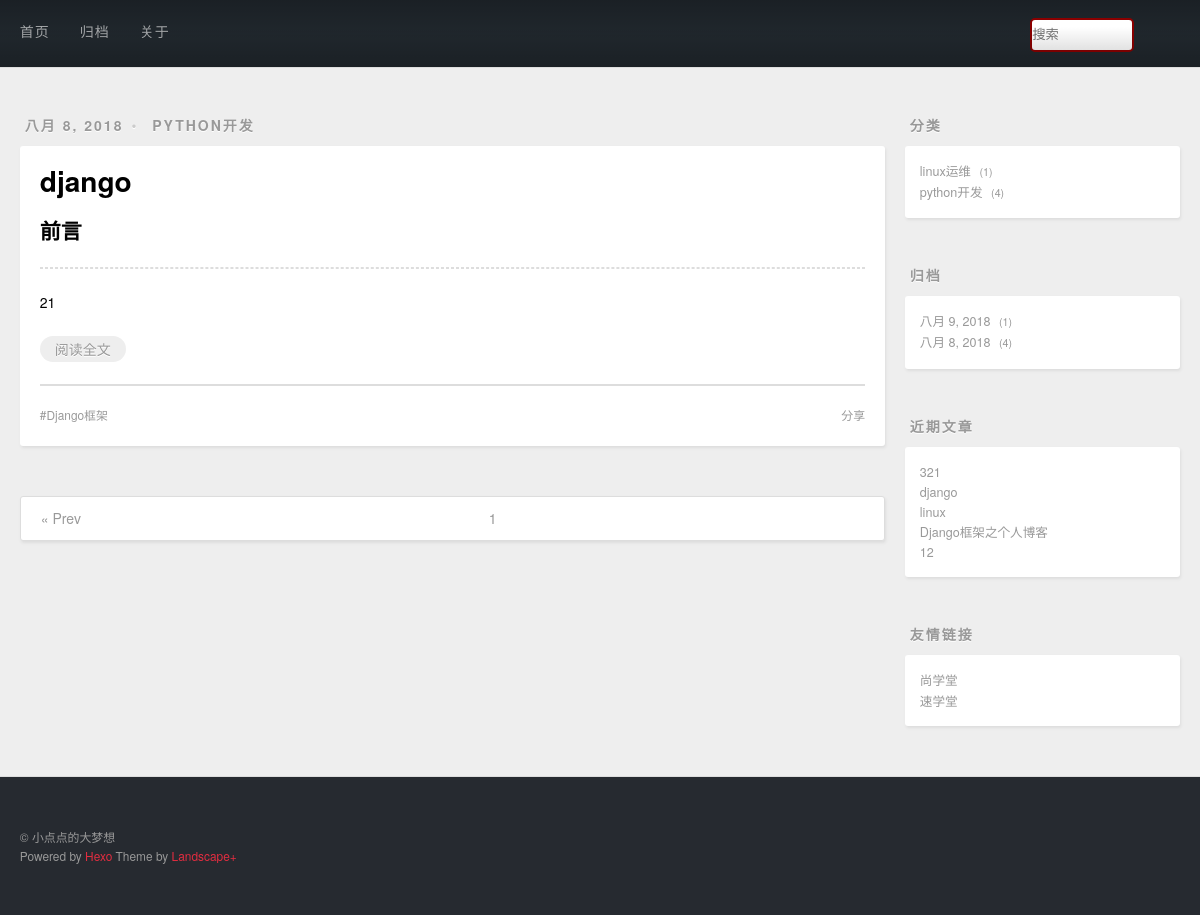
/page/2, run on the app's committed database.
### post/models.py (models this page shows, shortened)
class Post(models.Model):
    title = models.CharField(max_length=20)
    desc = RichTextUploadingField()
    content = models.TextField()
    created = models.DateField(auto_now_add=True)
    modified = models.DateTimeField(auto_now=True)
    category = models.ForeignKey(Category)
    tags = models.ManyToManyField(Tag)
    @staticmethod
    def get_posts_by_page(num,per_page = 1):
        num = int(num)
        pagintor = Paginator(Post.objects.order_by('-modified').all(),per_page)
        if num<1:
            num = 1
        if num>pagintor.num_pages:
            num = pagintor.num_pages
        page = pagintor.page(num)
        pervious =2
        last = 2
        if num<=pervious:
            start = 1
            end = last+pervious+1
        if num >pervious:
            start = num-pervious+1
            end = num+last+1
        if end>pagintor.num_pages:
            min = end - pagintor.num_pages
            end = pagintor.num_pages
            start -= min
            if start<=1:
                start =1
        return (page,range(start,end))

class Category(models.Model):
    name = models.CharField(max_length=20,unique=True)
    def __str__(self):
        return self.name

class Tag(models.Model):
    name = models.CharField(max_length=20,unique=True)
    def __str__(self):
        return self.name

### post/views.py (the view)
# urls.py: url(r'^page/(\d+)$',views.index),
def index(request,num = '1'):
    page,page_range= Post.get_posts_by_page(num,4)
    return render(request,'index.html',context={'page':page,'page_range':page_range})

### post/contextprocessors.py (called while the page is built)
def slider_context_processors(request):
    context = {}
    context['category']=Post.objects.values('category','category__name').annotate(count = Count('*'))
    context['archive']=Post.objects.values('created').annotate(count = Count('*')).order_by('-created')
    context['recent']=Post.objects.order_by('-created').all()[:5]
    return context

### post/templatetags/custommark.py (called while the page is built)
@register.filter
def mark(value):
    return markdown.markdown(value)

### post/templates/index.html (shortened to what this page needs)
{%  extends 'base.html' %}
{% load custommark %}
{% block main %}
    {% for post in page.object_list %}
        <article class="article article-type-post">
            <div class="article-meta">
                <a class="article-date">
                    <time>{{post.created|date}}</time>
                </a>
                <div class="article-category">
                    <a class="article-category-link" href="#" target="_blank">{{post.category}}</a>
                </div>
            </div>
            <div class="article-inner">
                <header class="article-header">
                    <h1 itemprop="name">
                        <a class="article-title" href="#" target="_blank">{{post.title}}</a>
                    </h1>
                </header>
                <div class="article-entry" itemprop="articleBody">
                    <h2>前言</h2>
                    <hr>
                    {{ post.desc|mark|safe }}
                    <p class="article-more-link">
                        <a href="/post/details/{{ post.id }}" target="_blank">阅读全文</a>
                    </p>
                </div>
                <footer class="article-footer">
                    <a data-url="存放文章的url" class="article-share-link">分享</a>
                    <ul class="article-tag-list">
                        {% for tag in post.tags.all %}
                            <li class="article-tag-list-item">
                            <a class="article-tag-list-link" href="#">{{ tag }}</a>
                             </li>
                        {% endfor %}
                    </ul>
                </footer>
            </div>
        </article>
  {% endfor %}
    <nav id="page-nav">
            {% if page.has_previous %}
             <a class="extend prev" rel="next" href="/page/{{ page.previous_page_number }}">« Prev</a>
            {% endif %}
              {% for p in page_range %}
              {% if p == page.number %}
              <span class="page-number current">{{ p }}</span>
              {% else  %}
                  <a class="page-number" href="/page/{{ p }}">{{ p }}</a>
              {% endif %}
              {% endfor %}
    </nav>
{% endblock main %}

### templates/slider.html
<aside id="sidebar">
  <div class="widget-wrap">
    <h3 class="widget-title">分类</h3>
    <div class="widget">
      <ul class="category-list">
          {% for cate in category %}
              <a class="category-list-link" href="/category/{{ cate.category }}">{{ cate.category__name }}</a>
              <span class="category-list-count">{{ cate.count }}</span>
      </ul>
        {% endfor %}
      </div>
  </div>
  <div class="widget-wrap">
    <h3 class="widget-title">归档</h3>
    <div class="widget">
      <ul class="archive-list">
          {% for arch in archive %}
              <a class="archive-list-link" href="/archive/{{ arch.created.year }}/{{ arch.created.month }}/{{ arch.created.day }}">{{ arch.created|date }}</a>
              <span class="archive-list-count">{{ arch.count }}</span>
      </ul>
        {% endfor %}
    </div>
  </div>
  <div class="widget-wrap">
    <h3 class="widget-title">近期文章</h3>
    <div class="widget">
        {% for rec in recent %}
      <ul>
          <li>
            <a href="/post/details/{{ rec.id }}">{{ rec.title }}</a>
          </li>
      </ul>
        {% endfor %}
    </div>
  </div>
  <div class="widget-wrap">
    <h3 class="widget-title">友情链接</h3>
    <div class="widget">
      <ul>
          <li>
            <a href="http://www.bjsxt.com/" target="_blank">尚学堂</a>
          </li>
          <li>
            <a href="http://www.sxt.cn/" target="_blank">速学堂</a>
          </li>
      </ul>
    </div>
  </div>
</aside>

### data on the page
Post: created "八月 8, 2018", category "PYTHON开发", title "django", desc|mark "21"
Tag: name "Django框架"
Post: title "321"
Post: title "linux"
Post: title "Django框架之个人博客"
Post: title "12"

### other printed values
{{ p }} "1"
{{ cate.category__name }} "linux运维" "python开发"
{{ cate.count }} "1" "4"
{{ arch.created|date }} "八月 9, 2018" "八月 8, 2018"
{{ arch.count }} "1" "4"
